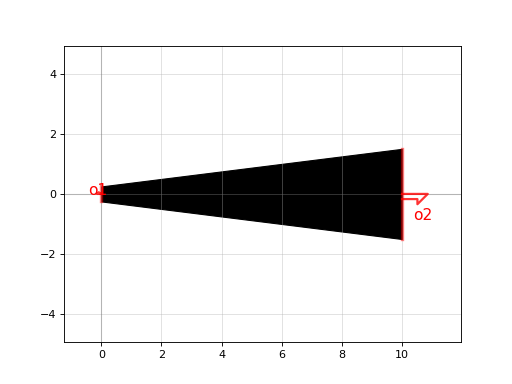

Write the Python code that produced this figure.
import gdsfactory as gf

c = gf.components.taper2(length=10.0, width1=0.5, width2=3, with_bbox=True, with_two_ports=True, cross_section='strip')
c.plot()
